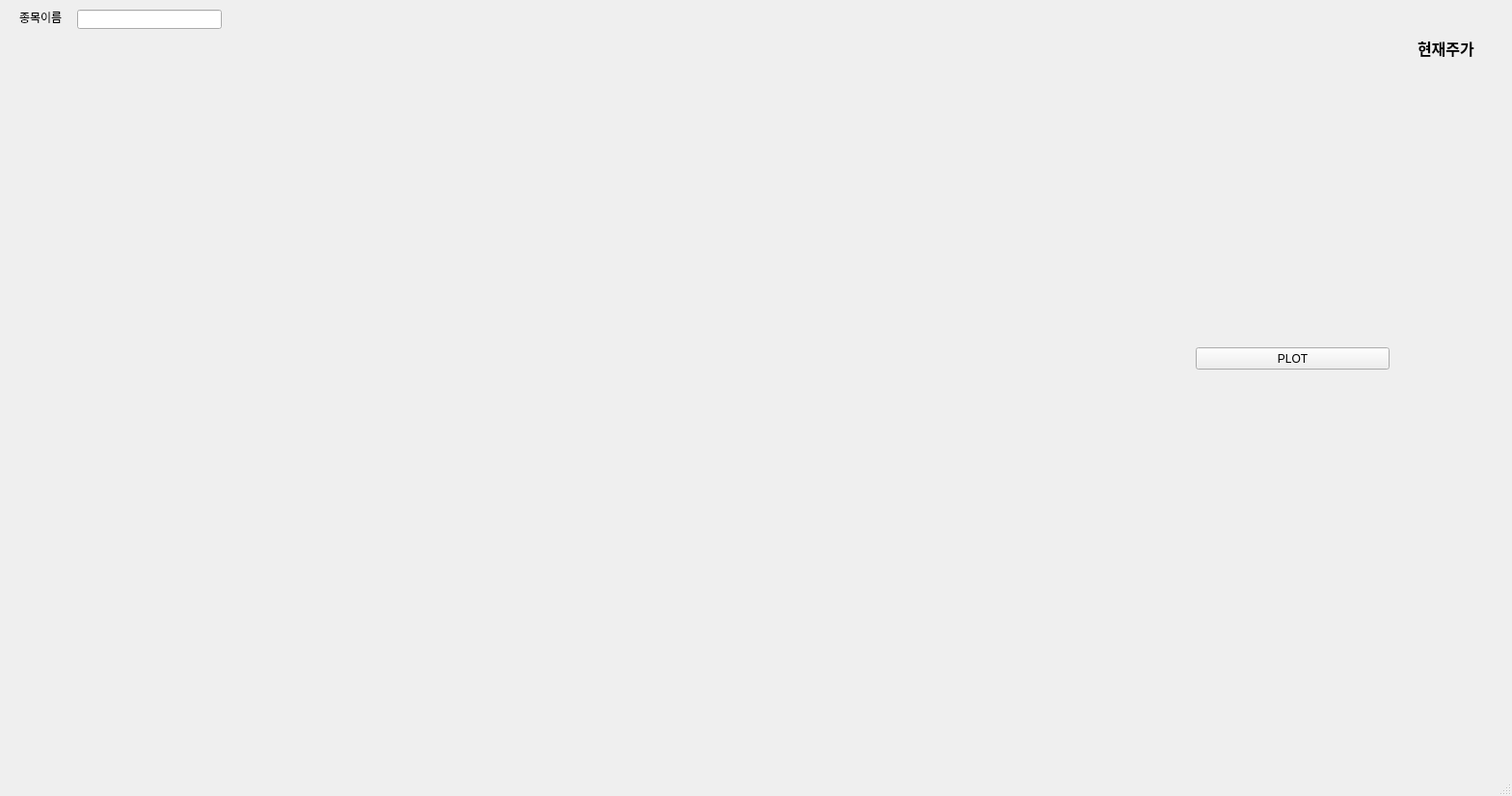
<?xml version="1.0" encoding="UTF-8"?>
<ui version="4.0">
 <class>MainWindow</class>
 <widget class="QMainWindow" name="MainWindow">
  <property name="geometry">
   <rect>
    <x>0</x>
    <y>0</y>
    <width>1568</width>
    <height>825</height>
   </rect>
  </property>
  <property name="minimumSize">
   <size>
    <width>0</width>
    <height>0</height>
   </size>
  </property>
  <property name="maximumSize">
   <size>
    <width>16777215</width>
    <height>16777215</height>
   </size>
  </property>
  <property name="windowTitle">
   <string>MainWindow</string>
  </property>
  <widget class="QWidget" name="centralwidget">
   <widget class="QLineEdit" name="stock_name">
    <property name="geometry">
     <rect>
      <x>80</x>
      <y>10</y>
      <width>150</width>
      <height>20</height>
     </rect>
    </property>
   </widget>
   <widget class="QLabel" name="label">
    <property name="geometry">
     <rect>
      <x>20</x>
      <y>10</y>
      <width>48</width>
      <height>16</height>
     </rect>
    </property>
    <property name="text">
     <string>종목이름</string>
    </property>
   </widget>
   <widget class="QLabel" name="history_list">
    <property name="geometry">
     <rect>
      <x>10</x>
      <y>370</y>
      <width>451</width>
      <height>301</height>
     </rect>
    </property>
    <property name="text">
     <string/>
    </property>
    <property name="alignment">
     <set>Qt::AlignLeading|Qt::AlignLeft|Qt::AlignTop</set>
    </property>
   </widget>
   <widget class="MplWidget" name="MplWidget" native="true">
    <property name="geometry">
     <rect>
      <x>10</x>
      <y>40</y>
      <width>1431</width>
      <height>311</height>
     </rect>
    </property>
    <property name="minimumSize">
     <size>
      <width>759</width>
      <height>0</height>
     </size>
    </property>
   </widget>
   <widget class="QPushButton" name="pushButton_generate_random_signal">
    <property name="geometry">
     <rect>
      <x>1240</x>
      <y>360</y>
      <width>201</width>
      <height>23</height>
     </rect>
    </property>
    <property name="maximumSize">
     <size>
      <width>4000</width>
      <height>1000</height>
     </size>
    </property>
    <property name="text">
     <string>PLOT</string>
    </property>
   </widget>
   <widget class="QLabel" name="label_2">
    <property name="geometry">
     <rect>
      <x>1470</x>
      <y>40</y>
      <width>71</width>
      <height>20</height>
     </rect>
    </property>
    <property name="font">
     <font>
      <family>Arial</family>
      <pointsize>12</pointsize>
      <weight>75</weight>
      <bold>true</bold>
     </font>
    </property>
    <property name="text">
     <string>현재주가</string>
    </property>
   </widget>
   <widget class="QLabel" name="stock_no">
    <property name="geometry">
     <rect>
      <x>239</x>
      <y>13</y>
      <width>48</width>
      <height>16</height>
     </rect>
    </property>
    <property name="text">
     <string/>
    </property>
   </widget>
   <widget class="QWidget" name="verticalLayoutWidget">
    <property name="geometry">
     <rect>
      <x>1450</x>
      <y>70</y>
      <width>101</width>
      <height>61</height>
     </rect>
    </property>
    <layout class="QVBoxLayout" name="verticalLayout">
     <item>
      <widget class="QLabel" name="stock_price_now">
       <property name="font">
        <font>
         <family>Arial</family>
         <pointsize>12</pointsize>
        </font>
       </property>
       <property name="layoutDirection">
        <enum>Qt::LeftToRight</enum>
       </property>
       <property name="text">
        <string/>
       </property>
       <property name="alignment">
        <set>Qt::AlignCenter</set>
       </property>
      </widget>
     </item>
     <item>
      <widget class="QLabel" name="stock_price_diff">
       <property name="font">
        <font>
         <family>Arial</family>
         <pointsize>12</pointsize>
        </font>
       </property>
       <property name="layoutDirection">
        <enum>Qt::LeftToRight</enum>
       </property>
       <property name="text">
        <string/>
       </property>
       <property name="alignment">
        <set>Qt::AlignCenter</set>
       </property>
      </widget>
     </item>
     <item>
      <widget class="QLabel" name="stock_price_diff_rate">
       <property name="font">
        <font>
         <family>Arial</family>
         <pointsize>12</pointsize>
        </font>
       </property>
       <property name="layoutDirection">
        <enum>Qt::LeftToRight</enum>
       </property>
       <property name="text">
        <string/>
       </property>
       <property name="alignment">
        <set>Qt::AlignCenter</set>
       </property>
      </widget>
     </item>
    </layout>
   </widget>
  </widget>
  <widget class="QMenuBar" name="menubar">
   <property name="geometry">
    <rect>
     <x>0</x>
     <y>0</y>
     <width>1568</width>
     <height>21</height>
    </rect>
   </property>
  </widget>
  <widget class="QStatusBar" name="statusbar"/>
 </widget>
 <customwidgets>
  <customwidget>
   <class>MplWidget</class>
   <extends>QWidget</extends>
   <header>mplwidget.h</header>
   <container>1</container>
  </customwidget>
 </customwidgets>
 <resources/>
 <connections/>
</ui>
